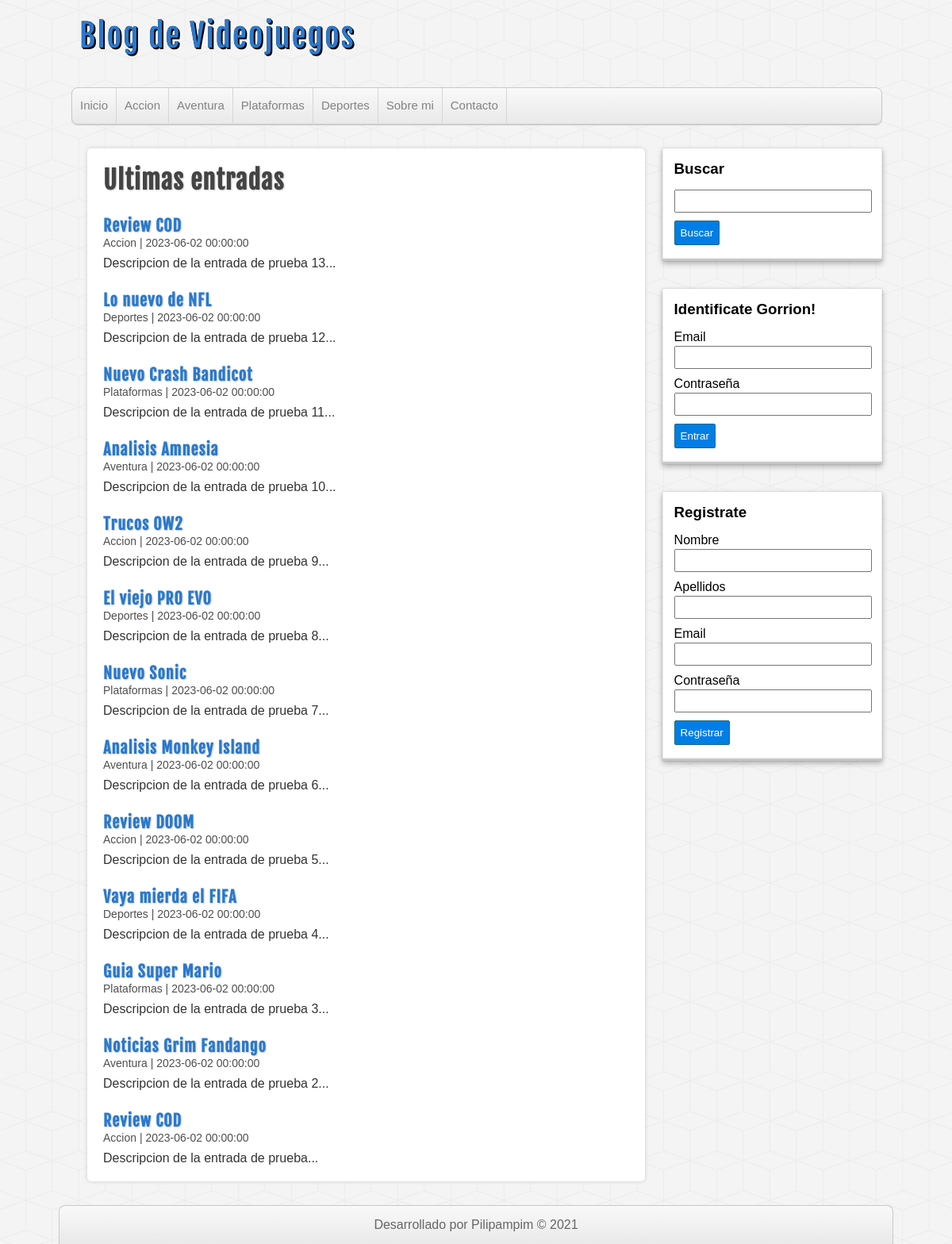
The page /proyecto-php/entradas.php on the database its author committed.
### tables this page shows
CREATE TABLE categorias(
  id INT(11) NOT NULL AUTO_INCREMENT,
  nombre VARCHAR(100) NOT NULL,
  CONSTRAINT pk_categorias PRIMARY KEY(id)
);

CREATE TABLE entradas(
  id INT(11) NOT NULL AUTO_INCREMENT,
  usuario_id INT(11) NOT NULL,
  categoria_id INT(11) NOT NULL,
  titulo VARCHAR(255) NOT NULL,
  descripcion MEDIUMTEXT,
  fecha DATETIME NOT NULL DEFAULT CURRENT_TIMESTAMP,
  CONSTRAINT pk_entradas PRIMARY KEY(id),
  CONSTRAINT fk_entradas_usuarios FOREIGN KEY(usuario_id) REFERENCES usuarios(id),
  CONSTRAINT fk_entradas_categorias FOREIGN KEY(categoria_id) REFERENCES categorias(id)
);

### proyecto-php/includes/helpers.php (called while the page is built, shortened)
<?php
function conseguirCategorias($conexion)
{
    $sql = "SELECT * FROM categorias ORDER BY id ASC;";
    $categorias = mysqli_query($conexion, $sql);
    $resultado = array();
    if ($categorias && mysqli_num_rows($categorias) >= 0) {
        $resultado = $categorias;
    }
    return $resultado;
}
function conseguirEntradas($conexion, $limit = null, $categoria = null, $busqueda = null)
{
    $sql = "SELECT e.*, c.nombre AS 'categoria' FROM entradas e " .
        "INNER JOIN categorias c ON e.categoria_id = c.id ";
    $sql .= "ORDER BY e.id DESC ";
    $entradas = mysqli_query($conexion, $sql);
    return $entradas;
}

### proyecto-php/entradas.php (the view)
<?php require_once 'includes/cabecera.php'; ?>
<?php require_once 'includes/lateral.php'; ?>
<div id="principal">
    <h1>Ultimas entradas</h1>
    <?php
    $entradas = conseguirEntradas($db, null);
    if (!empty($entradas)) :
        while ($entrada = mysqli_fetch_assoc($entradas)) :
    ?>
            <article class="entrada">
                <a href="entrada.php?id=<?= $entrada['id'] ?>">
                    <h2><?= $entrada['titulo'] ?></h2>
                    <span class="fecha"><?= $entrada['categoria'] . ' | ' . $entrada['fecha'] ?></span>
                    <p>
                        <?= substr($entrada['descripcion'], 0, 300) . "..."  ?>
                    </p>
                </a>
            </article>
    <?php
        endwhile;
    endif;
    ?>
</div>
<?php require_once 'includes/pie.php'; ?>
</body>
</html>

### proyecto-php/includes/cabecera.php (shortened to what this page needs)
<?php require_once 'conexion.php'; ?>
<?php require_once 'includes/helpers.php'; ?>
<!DOCTYPE html>
<html lang="en">
<head>
    <link rel="stylesheet" href="assets/css/style.css">
</head>
<body>
    <header id="cabecera">
        <div id="logo">
            <a href="index.php">
                Blog de Videojuegos
            </a>
        </div>
        <nav id="menu">
            <ul>
                <li>
                    <a href="index.php">Inicio</a>
                </li>
                <?php
                $categorias = conseguirCategorias($db);
                if (!empty($categorias)) :
                    while ($categoria = mysqli_fetch_assoc($categorias)) : ?>
                        <li>
                            <a href="categoria.php?id=<?= $categoria['id'] ?>"><?= $categoria['nombre'] ?></a>
                        </li>
                <?php
                    endwhile;
                endif;
                ?>
                <li>
                    <a href="index.php">Sobre mi</a>
                </li>
                <li>
                    <a href="index.php">Contacto</a>
                </li>
            </ul>
        </nav>
    </header>
    <div id="contenedor">

### proyecto-php/assets/css/style.css (style rules this page uses)
* { margin: 0px; padding: 0px; font-family: sans-serif, Helvetica, Arial; text-decoration: none; }
body { background: url(../img/cubes.png) #F4F4F4; }
.fecha { color: #4e4e4e; margin-top:5px; font-size: 14px; }
#cabecera { width: 85%; height: auto; background: transparent; margin: 0px auto; }
#logo { float:left; width: 540px; height: 110px; }
#logo a { font-family: "fajala", Helvetica; font-size: 40px; letter-spacing: 2px; color: #2979CD; text-shadow: 0px 0px 0px black, 1px 1px 0px black, 2px 2px 0px black; transition: all 500ms; line-height: 90px; margin-left: 10px; }
#menu { clear: both; width: 100%; height: 45px; background: linear-gradient(to bottom, #f9f9f9 0px, #e9e9e9 100%); border: 1px solid #C9C9C9; border-radius: 8px; box-shadow: 0px 1px 1px #ccc; overflow: hidden; }
#menu ul { list-style: none; }
#menu ul li { float: left; line-height: 44px; border-right: 1px solid #D6D6D6; }
#menu ul li a { display: block; padding-left: 10px; padding-right: 10px; font-size: 15px; color: #838282; }
#contenedor { width: 85%; height: auto; margin: 0px auto; margin-top: 30px; margin-bottom: 30px; }
#principal { float: left; width: 65%; min-height: 572px; background:white; border-radius: 5px; box-shadow: 0px 0px 5px #ccc; margin-left: 20px; padding: 20px; overflow: hidden; }
#principal a { color: #333; }
#principal h1 { font-size: 32px; color: #444; letter-spacing: 1px; text-shadow: 1px 1px 2px #ccc; font-family: "fajala"; }
#principal h2 { font-size: 20px; color: #2979CD; text-shadow: 1px 1px 2px #ccc; letter-spacing: 1px; font-family: "fajala"; margin-top: 25px; }
#principal p { margin-top: 8px; }

### rows shown on the page
categorias: nombre "Accion"
categorias: nombre "Aventura"
categorias: nombre "Plataformas"
categorias: nombre "Deportes"
entradas: titulo "Review COD", categoria.nombre "Accion", fecha "2023-06-02 00:00:00", descripcion "Descripcion de la entrada de prueba 13"
entradas: titulo "Lo nuevo de NFL", categoria.nombre "Deportes", fecha "2023-06-02 00:00:00", descripcion "Descripcion de la entrada de prueba 12"
entradas: titulo "Nuevo Crash Bandicot", categoria.nombre "Plataformas", fecha "2023-06-02 00:00:00", descripcion "Descripcion de la entrada de prueba 11"
entradas: titulo "Analisis Amnesia", categoria.nombre "Aventura", fecha "2023-06-02 00:00:00", descripcion "Descripcion de la entrada de prueba 10"
entradas: titulo "Trucos OW2", categoria.nombre "Accion", fecha "2023-06-02 00:00:00", descripcion "Descripcion de la entrada de prueba 9"
entradas: titulo "El viejo PRO EVO", categoria.nombre "Deportes", fecha "2023-06-02 00:00:00", descripcion "Descripcion de la entrada de prueba 8"
entradas: titulo "Nuevo Sonic", categoria.nombre "Plataformas", fecha "2023-06-02 00:00:00", descripcion "Descripcion de la entrada de prueba 7"
entradas: titulo "Analisis Monkey Island", categoria.nombre "Aventura", fecha "2023-06-02 00:00:00", descripcion "Descripcion de la entrada de prueba 6"
entradas: titulo "Review DOOM", categoria.nombre "Accion", fecha "2023-06-02 00:00:00", descripcion "Descripcion de la entrada de prueba 5"
entradas: titulo "Vaya mierda el FIFA", categoria.nombre "Deportes", fecha "2023-06-02 00:00:00", descripcion "Descripcion de la entrada de prueba 4"
entradas: titulo "Guia Super Mario", categoria.nombre "Plataformas", fecha "2023-06-02 00:00:00", descripcion "Descripcion de la entrada de prueba 3"
entradas: titulo "Noticias Grim Fandango", categoria.nombre "Aventura", fecha "2023-06-02 00:00:00", descripcion "Descripcion de la entrada de prueba 2"
entradas: titulo "Review COD", categoria.nombre "Accion", fecha "2023-06-02 00:00:00", descripcion "Descripcion de la entrada de prueba"
